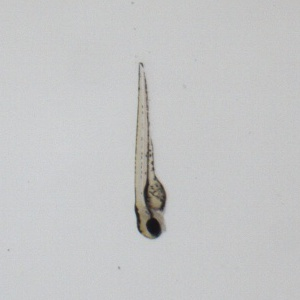
#> input picture data/test2.jpg, 300 x 300 px
$ jupyter execute '4Adaptive Threshold.ipynb'
#> lines starting #> are read from the running program, lines starting #| are printed output that depends on the picture; after the words box and inside, x2 and y2 are one past the last pixel; in counts of white or black regions, pixels touching at a corner belong together
[cell 1]
import numpy as np
import cv2 as cv
import matplotlib.pyplot as plt
import ipywidgets
from ipywidgets import interact

[cell 2]
def show(img):
    if img.ndim == 2:
        plt.imshow(img, cmap='gray')
    else:
        plt.imshow(cv.cvtColor(img, cv.COLOR_BGR2RGB))
    plt.show()

def imshow(img):
    if img.ndim == 2:
        plt.imshow(img, cmap='gray')
    else:
        plt.imshow(cv.cvtColor(img, cv.COLOR_BGR2RGB))

[cell 3]
# 读取彩色图像
img_bgr = cv.imread('./data/test2.jpg')
#> img_bgr is the input picture: shape (300, 300, 3); mean B, G, R 197.9, 197.5, 196.9
show(img_bgr)

[cell 4]
# 读取灰度图像
img_gray = cv.imread('data/test2.jpg', 0)
#> img_gray: shape (300, 300); min 18, max 211, mean 197.3
show(img_gray)

[cell 5]
# 中值滤波
img_median = cv.medianBlur(img_gray, ksize=5)
show(img_median)

[cell 6]
# 自适应阈值分割
blocksize = 40
thresh = 5
img_bin = cv.adaptiveThreshold(img_median, 255, cv.ADAPTIVE_THRESH_MEAN_C,
                       cv.THRESH_BINARY_INV, 2 * int(blocksize) + 1, int(thresh))
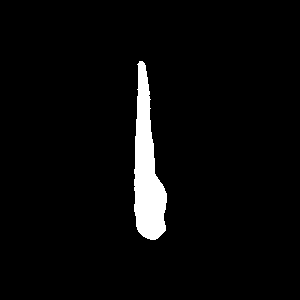
#> img_bin: shape (300, 300); 3.8% white; 1 white region, box (x1, y1, x2, y2) and area: (134, 61, 167, 240) 3455
show(img_bin)

[cell 7]
def IntSlider(value, **kwargs):
    """
    Creates an ipwidgets IntSlider with continuous update
    turned off
    """
    return ipywidgets.IntSlider(value, continuous_update=False, **kwargs)

[cell 8]
img_bin = np.zeros_like(img_median)
def interactive_adapt(blocksize,thresh):
    global img_gray,img_bin
    fig = plt.figure("Binary",figsize=(20, 20))
    if img_bin is not None: plt.close(fig)
    img_bin = cv.adaptiveThreshold(img_median, 255, cv.ADAPTIVE_THRESH_MEAN_C, cv.THRESH_BINARY_INV, 2*int(blocksize)+1, int(thresh))
    plt.imshow(img_bin,cmap='gray')

interact(interactive_adapt,
         blocksize=IntSlider(value=40, min=0, max=50),
         thresh=IntSlider(value=5, min=0, max=100),
         );
#> the sliders are set to blocksize = <module 'ipywidgets.IntSlider_, thresh = <module 'ipywidgets.IntSlider_
#> (the call stopped at in interactive_adapt, `img_bin = cv.adaptiveThreshold(img_median, 255, cv.ADAPTIVE_THRESH_MEA..`: ipywidgets is not available in this run)
